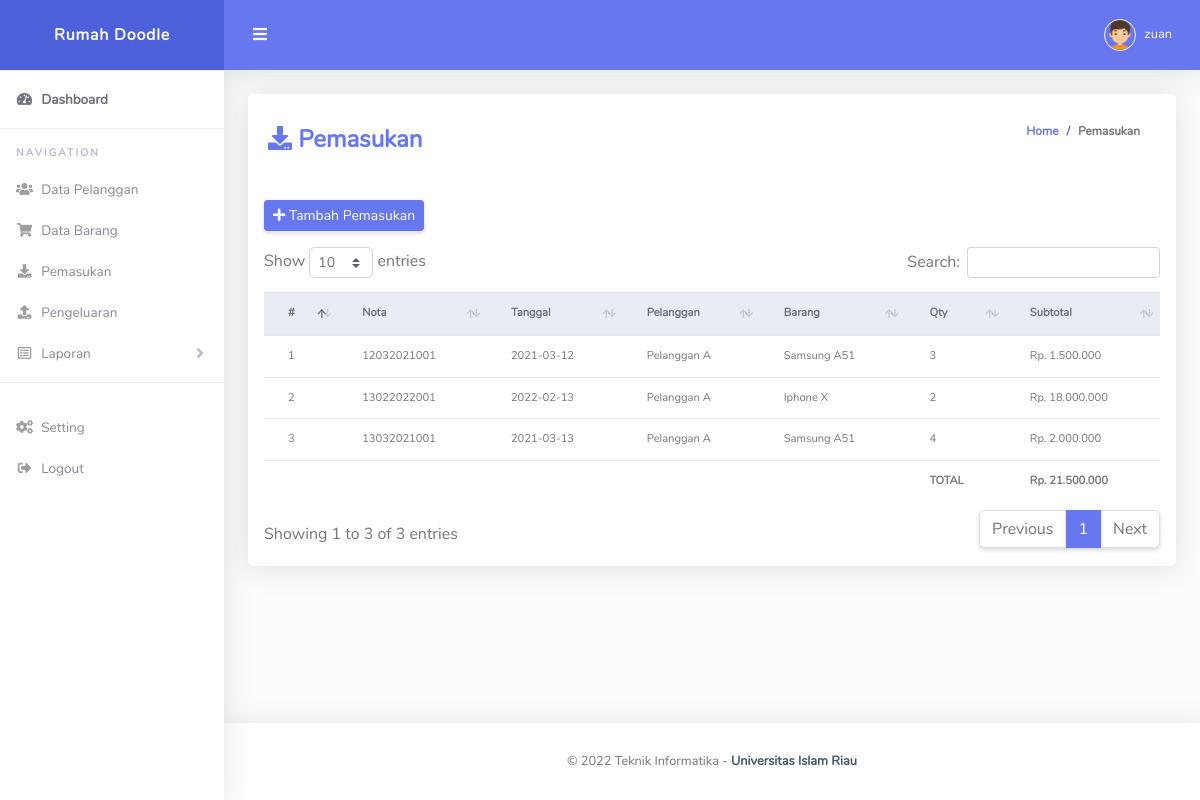
Screenshot of /page_admin/pemasukan.php (signed in) with the database file from the repository.
### tables this page shows
CREATE TABLE `user` (
  `id` int(5) NOT NULL,
  `nama` varchar(50) NOT NULL,
  `username` varchar(25) NOT NULL,
  `password` varchar(25) NOT NULL,
  `level` enum('OWNER','ADMIN') NOT NULL
);

CREATE TABLE `pemasukan` (
  `nota` varchar(11) NOT NULL,
  `id_pelanggan` int(5) NOT NULL,
  `tanggal` date NOT NULL,
  `id_barang` int(5) NOT NULL,
  `jumlah` int(5) NOT NULL
);

CREATE TABLE `pelanggan` (
  `id_pelanggan` int(5) NOT NULL,
  `nama_pelanggan` varchar(50) NOT NULL,
  `no_hp` char(12) NOT NULL,
  `alamat` varchar(100) NOT NULL
);

CREATE TABLE `barang` (
  `id_barang` int(5) NOT NULL,
  `kode_barang` varchar(25) NOT NULL,
  `nama_barang` varchar(25) NOT NULL,
  `harga` int(9) NOT NULL,
  `stok` int(9) NOT NULL
);

### page_admin/pemasukan.php (the view, shortened to what this page needs)
<?php
include_once 'header.php';
?>
<div class="container-fluid" id="container-wrapper">
  <div class="row">
    <div class="col-lg-12">
      <div class="card mb-4">
        <div class="card-header py-3 d-flex flex-row align-items-center justify-content-between">
          <h4 class="m-0 font-weight-bold text-primary"><i class="fas fa-download"></i> Pemasukan</h4>
          <ol class="breadcrumb">
            <li class="breadcrumb-item"><a href="index.php">Home</a></li>
            <li class="breadcrumb-item active" aria-current="page">Pemasukan</li>
          </ol>
        </div>
        <div class="table-responsive p-3">
          <button type="button" class="btn btn-primary btn-sm" data-toggle="modal" data-target="#exampleModal" id="#myBtn"><i class="fas fa-plus"></i> Tambah Pemasukan</button>
          <p>
          <table class="table align-items-center table-flush text-xs" id="dataTable">
            <thead class="thead-light">
              <tr>
                <th>#</th>
                <th>Nota</th>
                <th>Tanggal</th>
                <th>Pelanggan</th>
                <th>Barang</th>
                <th>Qty</th>
                <th>Subtotal</th>
              </tr>
            </thead>
            <tbody>
              <?php
              $sql = mysqli_query($con, "SELECT * FROM pemasukan,barang,pelanggan WHERE
                      pemasukan.id_barang=barang.id_barang AND
                      pemasukan.id_pelanggan=pelanggan.id_pelanggan");
              $no  = 1;
              while ($data = mysqli_fetch_array($sql)) {
                $subtotal = $data['jumlah'] * $data['harga'];
              ?>
                <tr>
                  <td><?= $no++; ?></td>
                  <td><?= $data['nota']; ?></td>
                  <td><?= $data['tanggal']; ?></td>
                  <td><?= $data['nama_pelanggan']; ?></td>
                  <td><?= $data['nama_barang']; ?></td>
                  <td><?= $data['jumlah']; ?></td>
                  <td><?= 'Rp. ' . number_format($subtotal, 0, ',', '.'); ?></td>
                </tr>
              <?php
                $total = $total + $subtotal;
              }
              ?>
            </tbody>
            <tfoot>
              <th></th>
              <th></th>
              <th></th>
              <th></th>
              <th></th>
              <th>TOTAL</th>
              <th><?= 'Rp. ' . number_format($total, 0, ',', '.'); ?></th>
            </tfoot>
          </table>
        </div>
      </div>
    </div>
  </div>
</div>
<?php include_once 'footer.php'; ?>

### page_admin/header.php (shortened to what this page needs)
<?php
include '../config.php';
if (!isset($_SESSION['user'])) {
  header("location:../403.php");
  exit;
} else {
  $id  = $_SESSION['user'];
  $sql = mysqli_fetch_assoc(mysqli_query($con, "SELECT * FROM user WHERE id='$id'"));
  $use = $sql['nama'];
}
?>
<!DOCTYPE html>
<html lang="en">
<head>
  <link href="../assets/vendor/fontawesome-free/css/all.min.css" rel="stylesheet" type="text/css">
  <link href="../assets/vendor/bootstrap/css/bootstrap.min.css" rel="stylesheet" type="text/css">
  <link href="../assets/css/ruang-admin.min.css" rel="stylesheet">
  <link href="../assets/vendor/select2/dist/css/select2.min.css" rel="stylesheet" type="text/css">
  <link href="../assets/vendor/bootstrap-datepicker/css/bootstrap-datepicker.min.css" rel="stylesheet">
  <link href="../assets/vendor/datatables/dataTables.bootstrap4.min.css" rel="stylesheet">
</head>
<body id="page-top">
  <div id="wrapper">
    <ul class="navbar-nav sidebar sidebar-light accordion" id="accordionSidebar">
      <a class="sidebar-brand d-flex align-items-center justify-content-center" href="index.php">
        <div class="sidebar-brand-text mx-3">Rumah Doodle</div>
      </a>
      <hr class="sidebar-divider my-0">
      <li class="nav-item active">
        <a class="nav-link" href="index.php">
          <i class="fas fa-fw fa-tachometer-alt"></i>
          <span>Dashboard</span></a>
      </li>
      <hr class="sidebar-divider">
      <div class="sidebar-heading">
        Navigation
      </div>
      <li class="nav-item">
        <a class="nav-link" href="pelanggan.php">
          <i class="fas fa-fw fa-users"></i>
          <span>Data Pelanggan</span>
        </a>
      </li>
      <li class="nav-item">
        <a class="nav-link" href="barang.php">
          <i class="fas fa-fw fa-shopping-cart"></i>
          <span>Data Barang</span>
        </a>
      </li>
      <li class="nav-item">
        <a class="nav-link" href="pemasukan.php">
          <i class="fas fa-fw fa-download"></i>
          <span>Pemasukan</span>
        </a>
      </li>
      <li class="nav-item">
        <a class="nav-link" href="pengeluaran.php">
          <i class="fas fa-fw fa-upload"></i>
          <span>Pengeluaran</span>
        </a>
      </li>
      <li class="nav-item">
        <a class="nav-link collapsed" href="#" data-toggle="collapse" data-target="#collapseBootstrap2" aria-expanded="true" aria-controls="collapseBootstrap">
          <i class="far fa-fw fa-list-alt"></i>
          <span>Laporan</span>
        </a>
      </li>
      <hr class="sidebar-divider">
      <li class="nav-item">
        <a class="nav-link" href="#" data-toggle="modal" data-target="#myModal<?= $id; ?>">
          <i class="fas fa-fw fa-cogs"></i>
          <span>Setting</span>
        </a>
      </li>
      <li class="nav-item">
        <a class="nav-link" href="../auth.php?logout" onclick="return confirm('Apakah anda yakin ingin keluar dari sistem ?')">
          <i class="fas fa-fw fa-sign-out-alt"></i>
          <span>Logout</span>
        </a>
      </li>
    </ul>
    <div id="content-wrapper" class="d-flex flex-column">
      <div id="content">
        <nav class="navbar navbar-expand navbar-light bg-navbar topbar mb-4 static-top">
          <button id="sidebarToggleTop" class="btn btn-link rounded-circle mr-3">
            <i class="fa fa-bars"></i>
          </button>
          <ul class="navbar-nav ml-auto">
            <li class="nav-item dropdown no-arrow">
              <a class="nav-link dropdown-toggle" href="#" id="userDropdown" role="button" data-toggle="dropdown" aria-haspopup="true" aria-expanded="false">
                <img class="img-profile rounded-circle" src="../assets/img/boy.png" style="max-width: 60px">
                <span class="ml-2 d-none d-lg-inline text-white small"><?= $use; ?></span>
              </a>
            </li>
          </ul>
        </nav>

### page_admin/footer.php (shortened to what this page needs)
</div>
<footer class="sticky-footer bg-white">
  <div class="container my-auto">
    <div class="copyright text-center my-auto">
      <span>&copy;  Teknik Informatika -
        <b><a href="https://uir.ac.id/" target="_blank">Universitas Islam Riau</a></b>
      </span>
    </div>
  </div>
</footer>
</div>
</div>
</body>
</html>

### rows the page displays
user: nama "zuan"
pemasukan: nota "12032021001", tanggal "2021-03-12", id_pelanggan.nama_pelanggan "Pelanggan A", id_barang.nama_barang "Samsung A51", jumlah "3", jumlah.harga "1.500.000"
pemasukan: nota "13022022001", tanggal "2022-02-13", id_pelanggan.nama_pelanggan "Pelanggan A", id_barang.nama_barang "Iphone X", jumlah "2", jumlah.harga "18.000.000"
pemasukan: nota "13032021001", tanggal "2021-03-13", id_pelanggan.nama_pelanggan "Pelanggan A", id_barang.nama_barang "Samsung A51", jumlah "4", jumlah.harga "2.000.000"

### other values shown
$total "21.500.000"
